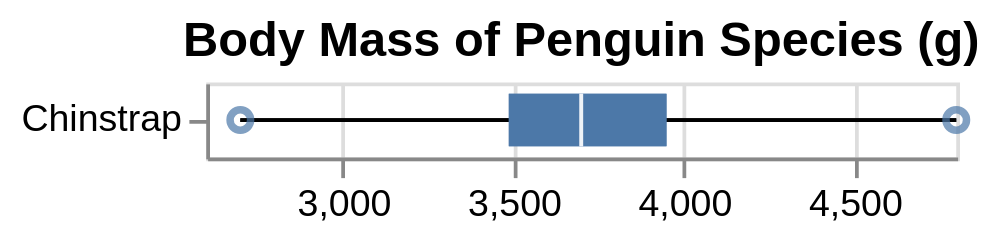

Specify this chart in Vega-Lite:
### Vega specification from a JSON file in a GitHub repository (floating-point values rounded to 4 significant figures)
{"$schema": "https://vega.github.io/schema/vega/v5.json", "background": "white", "padding": 5, "width": 200, "title": {"text": "Body Mass of Penguin Species (g)", "frame": "group"}, "style": "cell", "data": [{"name": "source_0", "values": [{"Species": "Adelie", "lower": 2850, "q1": 3350, "median": 3700, "q3": 4000, "upper": 4775, "outliers": []}, {"Species": "Chinstrap", "lower": 2700, "q1": 3488.0, "median": 3700, "q3": 3950, "upper": 4800, "outliers": [2700, 4800]}, {"Species": "Gentoo", "lower": 3950, "q1": 4700, "median": 5000, "q3": 5500, "upper": 6300, "outliers": []}]}, {"name": "data_1", "source": "source_0", "transform": [{"type": "filter", "expr": "isValid(datum[\"lower\"]) && isFinite(+datum[\"lower\"])"}]}, {"name": "data_2", "source": "source_0", "transform": [{"type": "filter", "expr": "isValid(datum[\"q1\"]) && isFinite(+datum[\"q1\"])"}]}, {"name": "data_3", "source": "source_0", "transform": [{"type": "filter", "expr": "isValid(datum[\"median\"]) && isFinite(+datum[\"median\"])"}]}, {"name": "data_4", "source": "source_0", "transform": [{"type": "flatten", "fields": ["outliers"], "as": ["outliers"]}, {"type": "filter", "expr": "isValid(datum[\"outliers\"]) && isFinite(+datum[\"outliers\"])"}]}], "signals": [{"name": "y_step", "value": 20}, {"name": "height", "update": "bandspace(domain('y').length, 0, 0) * y_step"}], "marks": [{"name": "layer_0_marks", "type": "rule", "style": ["rule"], "from": {"data": "data_4"}, "encode": {"update": {"stroke": {"value": "black"}, "description": {"signal": "\"Species\" + \": \" + (isValid(datum[\"Species\"]) ? datum[\"Species\"] : \"\"+datum[\"Species\"]) + \"; \" + \"lower\" + \": \" + (format(datum[\"lower\"], \"\")) + \"; \" + \"upper\" + \": \" + (format(datum[\"upper\"], \"\"))"}, "x": [{"test": "!isValid(datum[\"lower\"]) || !isFinite(+datum[\"lower\"])", "value": 0}, {"scale": "x", "field": "lower"}], "x2": [{"test": "!isValid(datum[\"upper\"]) || !isFinite(+datum[\"upper\"])", "value": 0}, {"scale": "x", "field": "upper"}], "y": {"scale": "y", "field": "Species", "band": 0.5}}}}, {"name": "layer_1_marks", "type": "rect", "style": ["bar"], "from": {"data": "data_4"}, "encode": {"update": {"fill": {"scale": "color", "field": "Species"}, "ariaRoleDescription": {"value": "bar"}, "description": {"signal": "\"Species\" + \": \" + (isValid(datum[\"Species\"]) ? datum[\"Species\"] : \"\"+datum[\"Species\"]) + \"; \" + \"q1\" + \": \" + (format(datum[\"q1\"], \"\")) + \"; \" + \"q3\" + \": \" + (format(datum[\"q3\"], \"\"))"}, "x": [{"test": "!isValid(datum[\"q1\"]) || !isFinite(+datum[\"q1\"])", "value": 0}, {"scale": "x", "field": "q1"}], "x2": [{"test": "!isValid(datum[\"q3\"]) || !isFinite(+datum[\"q3\"])", "value": 0}, {"scale": "x", "field": "q3"}], "yc": {"scale": "y", "field": "Species", "band": 0.5}, "height": {"value": 14}}}}, {"name": "layer_2_marks", "type": "rect", "style": ["tick"], "from": {"data": "data_4"}, "encode": {"update": {"opacity": {"value": 0.7}, "fill": {"value": "white"}, "ariaRoleDescription": {"value": "tick"}, "description": {"signal": "\"Species\" + \": \" + (isValid(datum[\"Species\"]) ? datum[\"Species\"] : \"\"+datum[\"Species\"]) + \"; \" + \"median\" + \": \" + (format(datum[\"median\"], \"\"))"}, "xc": [{"test": "!isValid(datum[\"median\"]) || !isFinite(+datum[\"median\"])", "value": 0}, {"scale": "x", "field": "median"}], "yc": {"scale": "y", "field": "Species", "band": 0.5}, "height": {"value": 14}, "width": {"value": 1}}}}, {"name": "layer_3_marks", "type": "symbol", "style": ["point", "boxplot-outliers"], "from": {"data": "data_4"}, "encode": {"update": {"opacity": {"value": 0.7}, "fill": {"value": "transparent"}, "stroke": {"value": "#4c78a8"}, "ariaRoleDescription": {"value": "point"}, "description": {"signal": "\"Species\" + \": \" + (isValid(datum[\"Species\"]) ? datum[\"Species\"] : \"\"+datum[\"Species\"]) + \"; \" + \"outliers\" + \": \" + (format(datum[\"outliers\"], \"\"))"}, "x": [{"test": "!isValid(datum[\"outliers\"]) || !isFinite(+datum[\"outliers\"])", "value": 0}, {"scale": "x", "field": "outliers"}], "y": {"scale": "y", "field": "Species", "band": 0.5}}}}], "scales": [{"name": "x", "type": "linear", "domain": {"data": "data_4", "fields": ["lower", "upper", "q1", "q3", "median", "outliers"]}, "range": [0, {"signal": "width"}], "zero": false, "nice": true}, {"name": "y", "type": "band", "domain": {"data": "data_4", "field": "Species", "sort": true}, "range": {"step": {"signal": "y_step"}}, "paddingInner": 0, "paddingOuter": 0}, {"name": "color", "type": "ordinal", "domain": {"data": "data_4", "field": "Species", "sort": true}, "range": "category"}], "axes": [{"scale": "x", "orient": "bottom", "gridScale": "y", "grid": true, "tickCount": {"signal": "ceil(width/40)"}, "domain": false, "labels": false, "aria": false, "maxExtent": 0, "minExtent": 0, "ticks": false, "zindex": 0}, {"scale": "x", "orient": "bottom", "grid": false, "labelFlush": true, "labelOverlap": true, "tickCount": {"signal": "ceil(width/40)"}, "zindex": 0}, {"scale": "y", "orient": "left", "grid": false, "zindex": 0}]}
